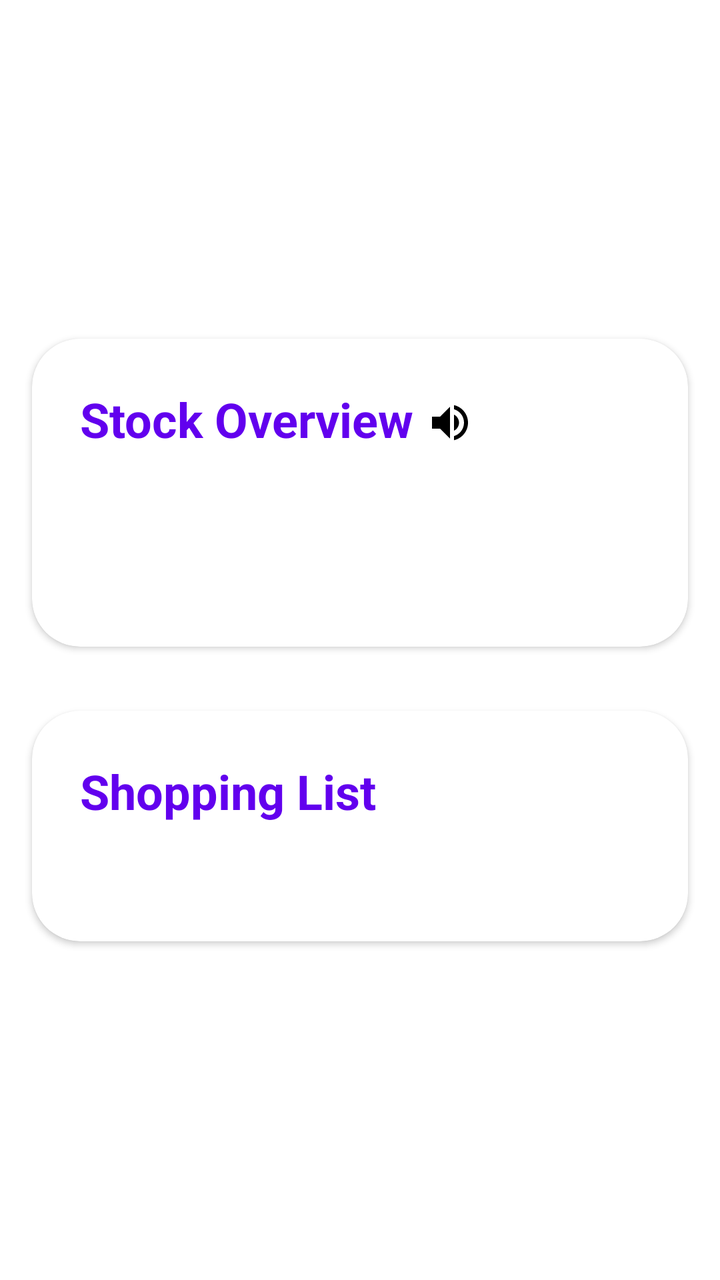
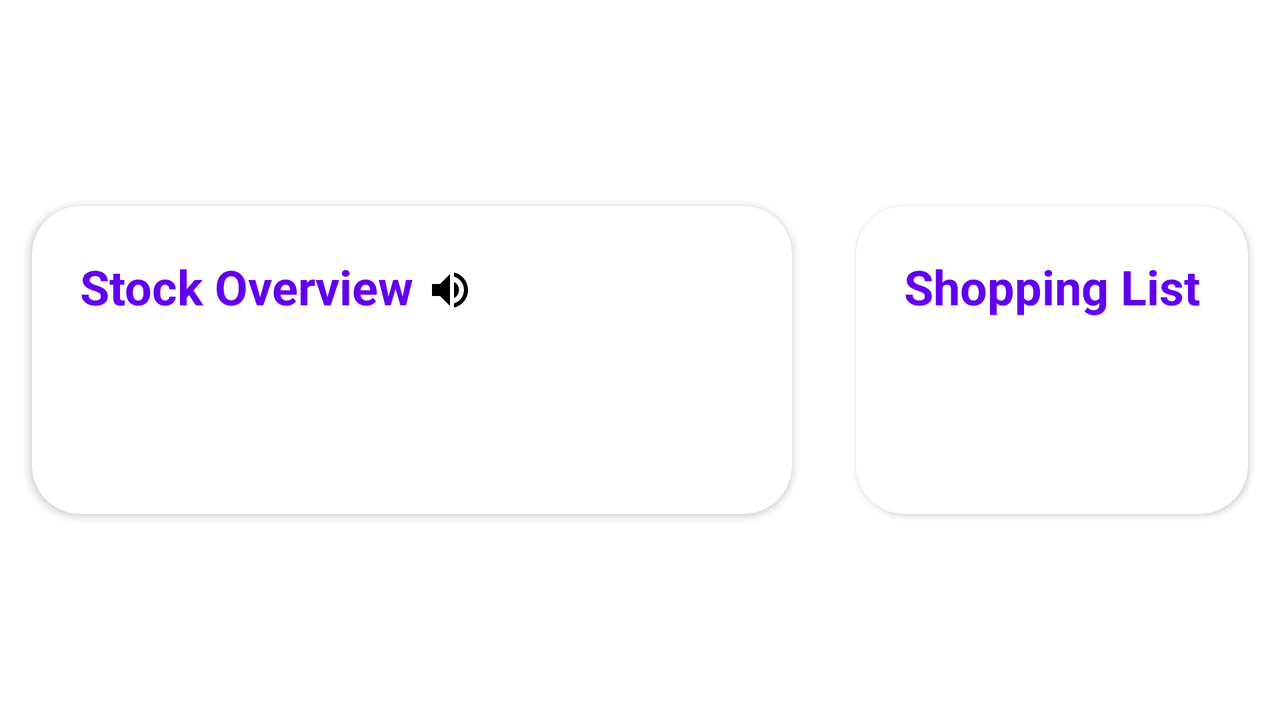

One screen, two layout resources from the same app: the default and the repository's alternative for another configuration. Each is rendered where Android would select it; the XML of both is given below.
<!-- AndroidManifest.xml: application theme Theme.GrocyList -->
<!-- res/layout/activity_main.xml -->
<?xml version="1.0" encoding="utf-8"?>
<androidx.drawerlayout.widget.DrawerLayout xmlns:android="http://schemas.android.com/apk/res/android"
    xmlns:app="http://schemas.android.com/apk/res-auto"
    xmlns:tools="http://schemas.android.com/tools"
    android:id="@+id/drawerLayout"
    android:layout_width="match_parent"
    android:layout_height="match_parent"
    tools:context=".MainActivity">

    <androidx.constraintlayout.widget.ConstraintLayout
        android:layout_width="match_parent"
        android:layout_height="match_parent">

        <LinearLayout
            android:layout_width="0dp"
            android:layout_height="wrap_content"
            android:orientation="vertical"
            app:layout_constraintBottom_toBottomOf="parent"
            app:layout_constraintEnd_toEndOf="parent"
            app:layout_constraintStart_toStartOf="parent"
            app:layout_constraintTop_toTopOf="parent">


            <androidx.cardview.widget.CardView
                android:id="@+id/stock_overview_card"
                android:layout_width="match_parent"
                android:layout_height="wrap_content"
                android:layout_margin="16dp"
                android:transitionName="@string/stock_overview"
                app:cardCornerRadius="24dp">

                <LinearLayout
                    android:layout_width="match_parent"
                    android:layout_height="wrap_content"
                    android:orientation="vertical"
                    android:padding="24dp">

                    <LinearLayout
                        android:layout_width="match_parent"
                        android:layout_height="wrap_content"
                        android:orientation="horizontal">

                        <TextView
                            android:layout_width="wrap_content"
                            android:layout_height="match_parent"
                            android:text="@string/stock_overview"
                            android:textColor="?attr/colorPrimary"
                            android:textSize="24sp"
                            android:textStyle="bold" />

                        <ImageView
                            android:id="@+id/volumebutton"
                            android:layout_width="24dp"
                            android:layout_height="24dp"
                            android:layout_margin="6dp"
                            android:scaleType="fitCenter"
                            app:srcCompat="@drawable/ic_baseline_volume_up_24"
                            tools:ignore="SpeakableTextPresentCheck"
                            android:contentDescription="@string/speaker_icon" />

                    </LinearLayout>


                    <TextView
                        android:id="@+id/text1"
                        android:layout_width="match_parent"
                        android:layout_height="wrap_content"
                        android:padding="8dp"
                        android:textColor="@color/black"
                        android:textSize="14sp" />

                    <TextView
                        android:id="@+id/text2"
                        android:layout_width="match_parent"
                        android:layout_height="wrap_content"
                        android:padding="8dp"
                        android:textColor="@color/black"
                        android:textSize="14sp" />


                </LinearLayout>

            </androidx.cardview.widget.CardView>

            <androidx.cardview.widget.CardView
                android:id="@+id/shopping_list_card"
                android:layout_width="match_parent"
                android:layout_height="wrap_content"
                android:transitionName="@string/stock_overview"
                android:layout_margin="16dp"
                app:cardCornerRadius="24dp">

                <LinearLayout
                    android:layout_width="match_parent"
                    android:layout_height="wrap_content"
                    android:orientation="vertical"
                    android:padding="24dp">

                    <TextView
                        android:layout_width="wrap_content"
                        android:layout_height="wrap_content"
                        android:text="@string/shopping_list"
                        android:textColor="?attr/colorPrimary"
                        android:textSize="24sp"
                        android:textStyle="bold" />

                    <TextView
                        android:id="@+id/text3"
                        android:layout_width="wrap_content"
                        android:layout_height="wrap_content"
                        android:padding="8dp"
                        android:textColor="@color/black"
                        android:textSize="14sp" />


                </LinearLayout>

            </androidx.cardview.widget.CardView>

        </LinearLayout>

    </androidx.constraintlayout.widget.ConstraintLayout>

    <com.google.android.material.navigation.NavigationView
        android:id="@+id/navView"
        android:layout_width="wrap_content"
        android:layout_height="match_parent"
        android:layout_gravity="start"
        android:fitsSystemWindows="true"
        app:headerLayout="@layout/nav_header"
        app:menu="@menu/drawer_menu" />
</androidx.drawerlayout.widget.DrawerLayout>
<!-- res/layout/nav_header.xml (included above) -->
<?xml version="1.0" encoding="utf-8"?>
<LinearLayout xmlns:android="http://schemas.android.com/apk/res/android"
    xmlns:app="http://schemas.android.com/apk/res-auto"
    android:layout_width="match_parent"
    android:layout_height="match_parent"


    android:orientation="vertical"
    android:padding="20dp"

    android:textAlignment="center"
    android:theme="@style/ThemeOverlay.AppCompat.Dark">

    <com.mikhaellopez.circularimageview.CircularImageView
        android:id="@+id/profileimg"
        android:layout_width="150dp"
        android:layout_height="150dp"
        android:layout_gravity="center_horizontal"

        app:civ_border_color="#EEEEEE"
        app:civ_border_width="5dp"
        app:civ_shadow="true" />

    <TextView
        android:id="@+id/username"
        android:layout_width="match_parent"
        android:layout_height="wrap_content"

        android:paddingTop="16dp"

        android:textAlignment="center"
        android:textColor="#0C0C0C" />

</LinearLayout>
<!-- resources referenced by this layout -->
<resources>
  <!-- drawable ic_baseline_volume_up_24 (drawable) -->
  <vector android:height="48dp" android:tint="#000000"
      android:viewportHeight="24" android:viewportWidth="24"
      android:width="48dp" xmlns:android="http://schemas.android.com/apk/res/android">
      <path android:fillColor="@android:color/white" android:pathData="M3,9v6h4l5,5L12,4L7,9L3,9zM16.5,12c0,-1.77 -1.02,-3.29 -2.5,-4.03v8.05c1.48,-0.73 2.5,-2.25 2.5,-4.02zM14,3.23v2.06c2.89,0.86 5,3.54 5,6.71s-2.11,5.85 -5,6.71v2.06c4.01,-0.91 7,-4.49 7,-8.77s-2.99,-7.86 -7,-8.77z"/>
  </vector>
  <string name="shopping_list">Shopping List</string>
  <string name="speaker_icon">Speaker Icon</string>
  <string name="stock_overview">Stock Overview</string>
  <style name="Theme.GrocyList" parent="Theme.MaterialComponents.DayNight.DarkActionBar">
          
          <item name="colorPrimary">@color/purple_500</item>
          <item name="colorPrimaryVariant">@color/purple_700</item>
          <item name="colorOnPrimary">@color/white</item>
          
          <item name="colorSecondary">@color/teal_200</item>
          <item name="colorSecondaryVariant">@color/teal_700</item>
          <item name="colorOnSecondary">@color/black</item>
          
          <item name="android:statusBarColor">?attr/colorPrimaryVariant</item>
          
      </style>
</resources>
<!-- res/layout-land/activity_main.xml (the repository's variant of the layout above) -->
<!-- drawn on the phone turned sideways -->
<?xml version="1.0" encoding="utf-8"?>
<androidx.drawerlayout.widget.DrawerLayout xmlns:android="http://schemas.android.com/apk/res/android"
    xmlns:app="http://schemas.android.com/apk/res-auto"
    xmlns:tools="http://schemas.android.com/tools"
    android:id="@+id/drawerLayout"
    android:layout_width="match_parent"
    android:layout_height="match_parent"
    tools:context=".MainActivity">

    <androidx.constraintlayout.widget.ConstraintLayout
        android:layout_width="match_parent"
        android:layout_height="match_parent">

        <LinearLayout
            android:layout_width="0dp"
            android:layout_height="wrap_content"
            android:orientation="horizontal"
            app:layout_constraintBottom_toBottomOf="parent"
            app:layout_constraintEnd_toEndOf="parent"
            app:layout_constraintStart_toStartOf="parent"
            app:layout_constraintTop_toTopOf="parent">


            <androidx.cardview.widget.CardView
                android:id="@+id/stock_overview_card"
                android:layout_width="0dp"
                android:layout_height="wrap_content"
                android:layout_margin="16dp"
                android:transitionName="@string/stock_overview"
                android:layout_weight="1"
                app:cardCornerRadius="24dp">

                <LinearLayout
                    android:layout_width="wrap_content"
                    android:layout_height="match_parent"
                    android:orientation="vertical"
                    android:padding="24dp">

                    <LinearLayout
                        android:layout_width="wrap_content"
                        android:layout_height="wrap_content"
                        android:orientation="horizontal">

                        <TextView
                            android:layout_width="wrap_content"
                            android:layout_height="match_parent"
                            android:text="@string/stock_overview"
                            android:textColor="?attr/colorPrimary"
                            android:textSize="24sp"
                            android:textStyle="bold" />

                        <ImageView
                            android:id="@+id/volumebutton"
                            android:layout_width="24dp"
                            android:layout_height="24dp"
                            android:layout_margin="6dp"
                            android:scaleType="fitCenter"
                            app:srcCompat="@drawable/ic_baseline_volume_up_24"
                            tools:ignore="SpeakableTextPresentCheck"
                            android:contentDescription="@string/speaker_icon" />

                    </LinearLayout>


                    <TextView
                        android:id="@+id/text1"
                        android:layout_width="wrap_content"
                        android:layout_height="wrap_content"
                        android:padding="8dp"
                        android:textColor="@color/black"
                        android:textSize="14sp" />

                    <TextView
                        android:id="@+id/text2"
                        android:layout_width="wrap_content"
                        android:layout_height="wrap_content"
                        android:padding="8dp"
                        android:textColor="@color/black"
                        android:textSize="14sp" />


                </LinearLayout>

            </androidx.cardview.widget.CardView>

            <androidx.cardview.widget.CardView
                android:id="@+id/shopping_list_card"
                android:layout_width="wrap_content"
                android:layout_height="match_parent"
                android:transitionName="@string/shopping_list"
                android:layout_margin="16dp"
                app:cardCornerRadius="24dp">

                <LinearLayout
                    android:layout_width="wrap_content"
                    android:layout_height="wrap_content"
                    android:orientation="vertical"
                    android:padding="24dp">

                    <TextView
                        android:layout_width="wrap_content"
                        android:layout_height="wrap_content"
                        android:text="@string/shopping_list"
                        android:textColor="?attr/colorPrimary"
                        android:textSize="24sp"
                        android:textStyle="bold" />

                    <TextView
                        android:id="@+id/text3"
                        android:layout_width="wrap_content"
                        android:layout_height="wrap_content"
                        android:padding="8dp"
                        android:textColor="@color/black"
                        android:textSize="14sp" />


                </LinearLayout>

            </androidx.cardview.widget.CardView>

        </LinearLayout>

    </androidx.constraintlayout.widget.ConstraintLayout>

    <com.google.android.material.navigation.NavigationView
        android:id="@+id/navView"
        android:layout_width="wrap_content"
        android:layout_height="match_parent"
        android:layout_gravity="start"
        android:fitsSystemWindows="true"
        app:headerLayout="@layout/nav_header"
        app:menu="@menu/drawer_menu" />
</androidx.drawerlayout.widget.DrawerLayout>
